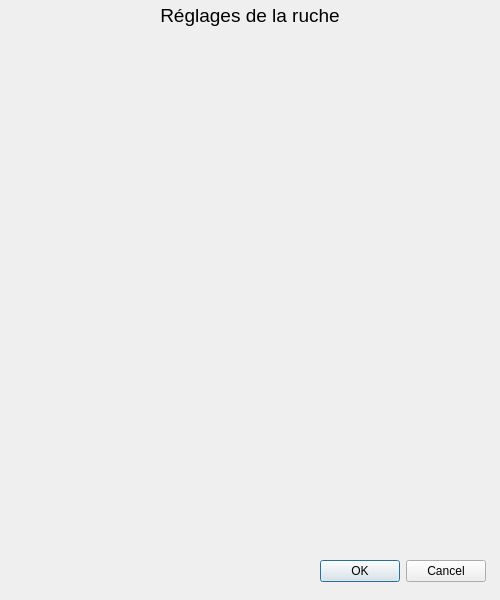
<?xml version="1.0" encoding="UTF-8"?>
<ui version="4.0">
 <class>reglageRuche</class>
 <widget class="QDialog" name="reglageRuche">
  <property name="geometry">
   <rect>
    <x>0</x>
    <y>0</y>
    <width>500</width>
    <height>600</height>
   </rect>
  </property>
  <property name="windowTitle">
   <string>Dialog</string>
  </property>
  <widget class="QDialogButtonBox" name="buttonBox">
   <property name="geometry">
    <rect>
     <x>320</x>
     <y>560</y>
     <width>166</width>
     <height>22</height>
    </rect>
   </property>
   <property name="orientation">
    <enum>Qt::Horizontal</enum>
   </property>
   <property name="standardButtons">
    <set>QDialogButtonBox::Cancel|QDialogButtonBox::Ok</set>
   </property>
  </widget>
  <widget class="QLabel" name="label">
   <property name="geometry">
    <rect>
     <x>0</x>
     <y>0</y>
     <width>500</width>
     <height>31</height>
    </rect>
   </property>
   <property name="font">
    <font>
     <pointsize>14</pointsize>
    </font>
   </property>
   <property name="text">
    <string>Réglages de la ruche</string>
   </property>
   <property name="alignment">
    <set>Qt::AlignCenter</set>
   </property>
  </widget>
 </widget>
 <resources/>
 <connections>
  <connection>
   <sender>buttonBox</sender>
   <signal>accepted()</signal>
   <receiver>reglageRuche</receiver>
   <slot>accept()</slot>
   <hints>
    <hint type="sourcelabel">
     <x>248</x>
     <y>254</y>
    </hint>
    <hint type="destinationlabel">
     <x>157</x>
     <y>274</y>
    </hint>
   </hints>
  </connection>
  <connection>
   <sender>buttonBox</sender>
   <signal>rejected()</signal>
   <receiver>reglageRuche</receiver>
   <slot>reject()</slot>
   <hints>
    <hint type="sourcelabel">
     <x>316</x>
     <y>260</y>
    </hint>
    <hint type="destinationlabel">
     <x>286</x>
     <y>274</y>
    </hint>
   </hints>
  </connection>
 </connections>
</ui>
